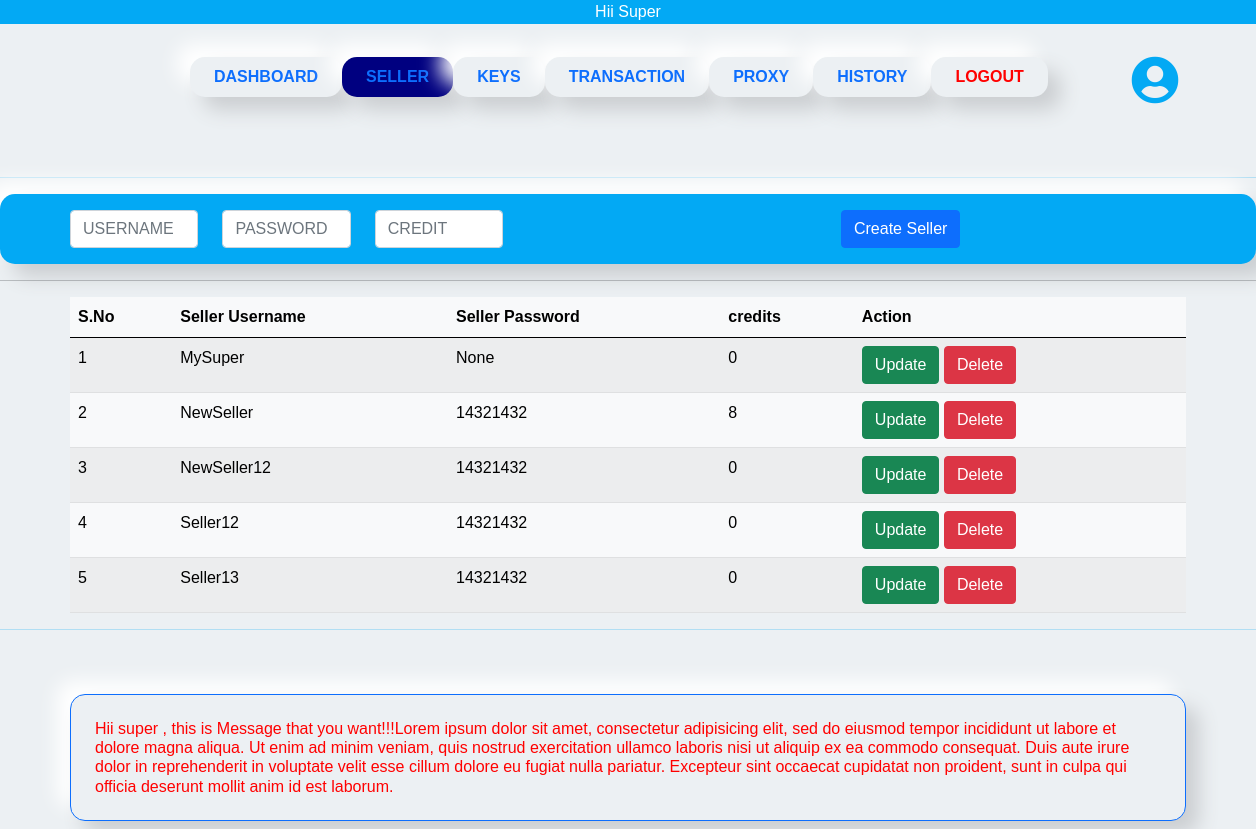
/super/super_seller (signed in), run on the app's committed database.
### app/models.py (models this page shows)
class User(AbstractUser): #inherite here
    is_admin    =  models.BooleanField(default=False) #high
    is_super    =  models.BooleanField(default=False) #mid
    is_seller   =  models.BooleanField(default=False) #low
    credit      =  models.PositiveIntegerField(default=0)
    created_by  =  models.CharField( max_length=150 , null=True, blank=True )
    creator     =  models.ForeignKey('self', on_delete=models.CASCADE , null=True, blank=True)
    seller_pass =  models.CharField( max_length=150 , null=True, blank=True )
    super_pass  =  models.CharField( max_length=150 , null=True, blank=True )

### super/views.py (the view, shortened to what this page needs)
# urls.py: path('super_seller', super_Seller,name='super_seller'),
def super_Seller(request):
    if not request.user.is_authenticated:
        return redirect('home')
    users = all_under_user(request.user.username)
    username      = request.user.username
    sellers =  User.objects.filter(username__in = users)
    return render(request,'app/super/super_seller.html',{'username':username,'sellers':sellers})

### app/helper_functions.py (called while the page is built)
def all_under_user(username):
    users = []
    super_data = list(User.objects.filter(created_by= username).values_list('username', flat=True))
    users += super_data
    seller_data = list(User.objects.filter(created_by__in= super_data).values_list('username', flat=True))
    users += seller_data
    return users

### app/template/app/super/super_seller.html (shortened to what this page needs)
{% extends 'app/base.html' %}
{% load static %}
{% block body %}
{% include 'app/super/super_header.html' %}
<div class="navbar navbar-expand-lg smooth" style="background-color: #03A9F4;">
    <div class="container my-2">
      <form method="POST" action="{% url 'super_seller' %}" class=" my-2 my-lg-0 ">
        <div class="row">
          <div class="col-sm-2">
            <input name="seller_username" id="client_name" class="form-control  mr-sm-2" type="text" placeholder="USERNAME"  aria-label="client name" title="enter username "  required>
          </div>
          <div class="col-sm-2">
            <input name="seller_password" id="client_id" class="form-control mr-sm-2" type="text" placeholder="PASSWORD"  aria-label="client id." title="enter password" required>
          </div>
          <div class="col-sm-2">
            <input name="seller_credit" id="client_id" class="form-control mr-sm-2" type="number" min="0" placeholder="CREDIT"  aria-label="client id." title="enter credit" width=20 >
          </div>
          <div class="col-sm-6">
            <button  style="float:right;" class="btn btn-primary my-2 my-sm-0" type="submit" title="Create">Create Seller</button>
          </div>
        </div>
          </form>
    </div>
    </div>
<hr>
<div class="container">
<table class="table table-striped table-light">
    <thead class="thead-dark">
    <tr>
      <th>S.No</th>
      <th>Seller Username</th>
      <th>Seller Password</th>
      <th>credits</th>
      <th class="">Action</th>
    </tr>
    </thead>
    <tbody>
      {% for i in sellers.all %}
      <tr>
        <td>{{ forloop.counter}}</td>
        <td>{{ i.username }}</td>
        <td>{{ i.seller_pass }}</td>
        <td>{{ i.credit }}</td>
          <td>
            <a href="{% url 'update_super_seller'  i.id %}" class="btn btn-success">Update</a>
            <a href="{% url 'delete_super_seller'  i.id %}" onclick="return confirm('Do you want to really delete?   ') ; "  class="btn btn-danger">Delete</a>
      </td>
      </tr>
      {% endfor %}
      </tbody>
  </table>
</div>
{% include 'app/super/super_footer.html' %}
{%endblock%}

### app/template/app/base.html (style rules this page uses)
* { margin: 0; padding: 0; box-sizing: border-box; font-family: 'Poppins', sans-serif }
body { background: #ecf0f3; margin: None; padding: None; }
.smooth { background-color: #ecf0f3; border-radius: 15px; box-shadow: 13px 13px 20px #cbced1, -13px -13px 20px #fff }

### data on the page
User: username "MySuper", seller_pass "None", credit "0"
User: username "NewSeller", seller_pass "14321432", credit "8"
User: username "NewSeller12", seller_pass "14321432", credit "0"
User: username "Seller12", seller_pass "14321432", credit "0"
User: username "Seller13", seller_pass "14321432", credit "0"
